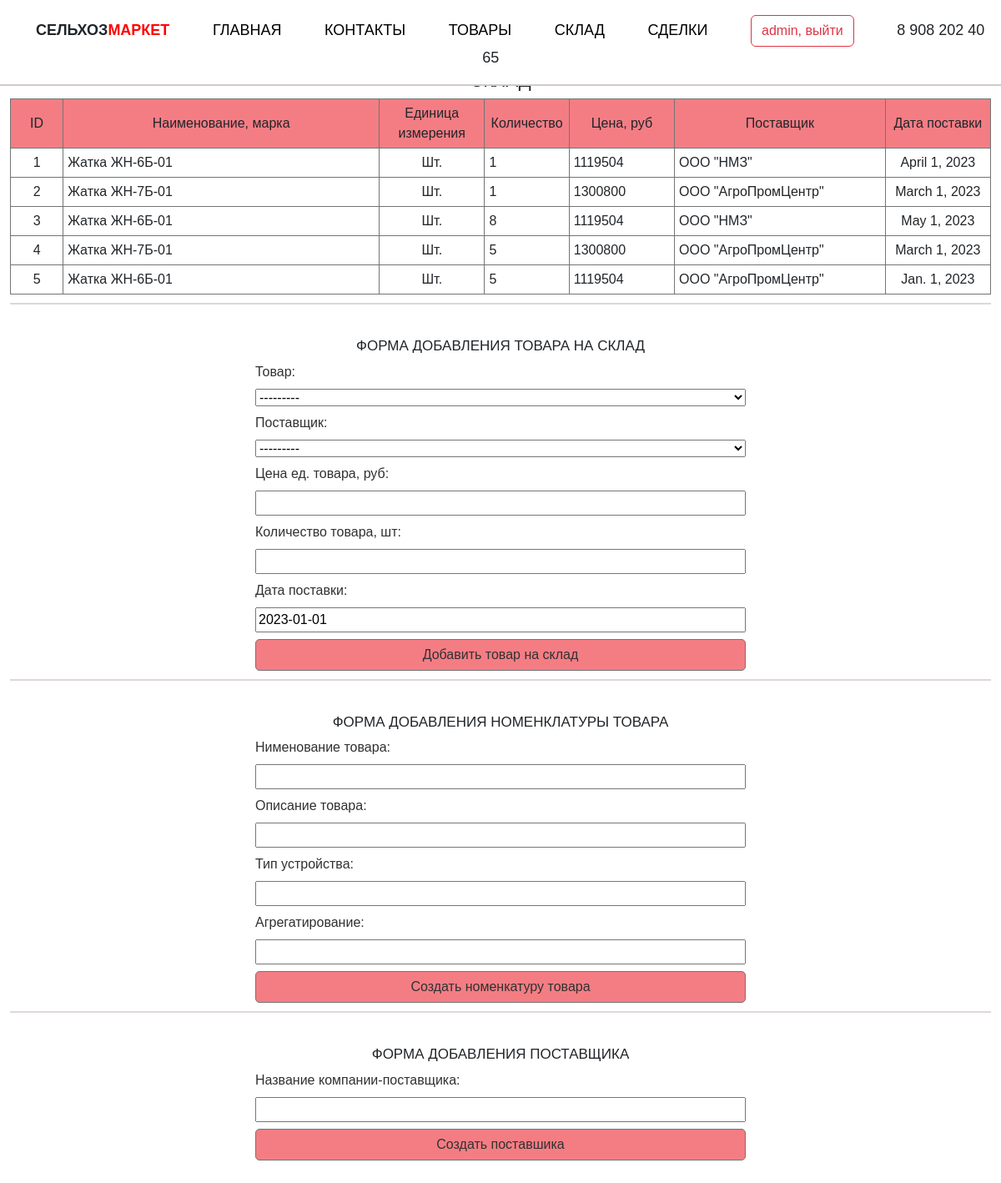
The app's page /stock (signed in) with its own data.
### example_app/models.py (models this page shows)
class Stock(models.Model):
    product = models.ForeignKey(Product, on_delete=models.CASCADE,  verbose_name='Товар', null=True)
    supplier = models.ForeignKey(Supplier, on_delete=models.CASCADE,  verbose_name='Поставщик', null=True)
    delivery_date = models.DateField(default='2023-01-01', verbose_name='Дата поставки')
    delivery_price = models.IntegerField(max_length=20,verbose_name='Цена ед. товара, руб')
    quantity_product = models.IntegerField(verbose_name='Количество товара, шт')
    def __str__(self):
        return str(self.product)

class Product(models.Model):
    name = models.CharField(max_length=20, verbose_name='Нименование товара',)
    description = models.CharField(max_length=1000, verbose_name='Описание товара')
    type = models.CharField(max_length=50, verbose_name='Тип устройства')
    аggregation = models.CharField(max_length=500, verbose_name='Агрегатирование')
    def __str__(self):  # чтобы при выборе группы виделось только имя
        return self.name

class Supplier(models.Model):
    name = models.CharField(max_length=20, verbose_name='Название компании-поставщика')
    def __str__(self):
        return self.name

### example_app/views.py (the view)
# urls.py: path('stock', stock),
def stock(request):
    product = Product.objects.all()
    print(product) # вывод продукта в консоль
    productForm = ProductForm()  # переменная для вывода формы на странице сайта из файла forms.py
    supplier = Supplier.objects.all()
    print(supplier)
    supplierForm = SupplierForm()
    stock = Stock.objects.all()
    print(stock)
    stockForm = StockForm()
    data = {'header': 'Склад',
            'list': [],
            'product':product,
            'supplier': supplier,
            'stock': stock,
            'productForm': productForm,
            'supplierForm': supplierForm,
            'stockForm': stockForm,
            }
    return render(request, 'example_app/stock.html', context=data)

### example_app/forms.py
class ProductForm(forms.ModelForm):# формa на основе модели
    class Meta:
        model = Product
        fields = ['name','description','type','аggregation']

class SupplierForm(forms.ModelForm): # формa на основе модели
    class Meta:
        model = Supplier
        fields = ['name']

### example_app/templates/example_app/stock.html (shortened to what this page needs)
{% extends 'example_app/base.html' %}
{% load static %}
{% block table %}
{% if stock.count > 0 %}
<table align="center">
    <tr style="background-color: #f47d84; text-align: center;">
        <td style="width:5%">ID</td>
        <td style="width:30%">Наименование, марка</td>
        <td style="width:10%">Единица измерения</td>
        <td style="width:5%">Количество</td>
        <td style="width:10%">Цена, руб</td>
        <td style="width:20%">Поставщик</td>
        <td style="width:10%">Дата поставки</td>
    </tr>
    {% for s in stock %}
    <tr>
        <td style="text-align: center;">{{s.id}}</td>
        <td>{{s.product}}</td>
        <td style="text-align: center;">Шт.</td>
        <td>{{s.quantity_product}}</td>
        <td>{{s.delivery_price}}</td>
        <td>{{s.supplier}}</td>
        <td style="text-align: center;">{{s.delivery_date}}</td>
    </tr>
    {% endfor %}
</table>
{% else %}
<h2>Нет записи в таблице "Склад"</h2>
{% endif %}
{% endblock table %}
{% block form %}
{% if user.is_authenticated %}
<h2>ФОРМА ДОБАВЛЕНИЯ ТОВАРА НА СКЛАД</h2>
<form method="post" action="stock_add">
    <div class='d-grid gap-2 col-6 mx-auto'>
        {{stockForm}}
        <input class='batton' type='submit' value='Добавить товар на склад'>
    </div>
</form>
<h2>ФОРМА ДОБАВЛЕНИЯ НОМЕНКЛАТУРЫ ТОВАРА</h2>
<form method="post" action="products_create">
    <div class='d-grid gap-2 col-6 mx-auto'>
        {{productForm}}
        <input class='batton' type="submit" value="Создать номенкатуру товара">
    </div>
</form>
<form method="post" action="supplier_create">
    <h2>ФОРМА ДОБАВЛЕНИЯ ПОСТАВЩИКА</h2>
    <div class='d-grid gap-2 col-6 mx-auto'>
        {{supplierForm}}
        <input class='batton' type="submit" value="Создать поставшика">
    </div>
</form>
{% endif %}
{% endblock form %}

### example_app/templates/example_app/base.html (shortened to what this page needs)
<!DOCTYPE html>
{% load static %}
<html lang='en'>
    <head>
        <link href="https://cdn.jsdelivr.net/npm/bootstrap@5.3.0-alpha1/dist/css/bootstrap.min.css" rel="stylesheet">
        <link rel="stylesheet" href= "{% static 'css/style.css' %}">
    </head>
    <body>
        <dl class="navigate">
            <dd><b>СЕЛЬХОЗ<span class="colortext">МАРКЕТ</span></b></dd>
            <dd><a href='index'>ГЛАВНАЯ</a></dd>
            <dd><a href='contact'>КОНТАКТЫ</a></dd>
            <dd><a href='products'>ТОВАРЫ</a></dd>
            <dd><a href='stock'>СКЛАД</a></dd>
            {% if user.is_authenticated %}
            <dd><a href='deal'>СДЕЛКИ</a></dd>
            <dd><a href='logout' type="button" class="btn btn-outline-danger">{{user}}, выйти</a></dd>
            {% else %}
            <dd><a href='login' type="button" class="btn btn-outline-danger">Вход в личный кабинет</a></dd>
            {% endif %}
            <dd>8 908 202 40 65</dd>
        </dl>
        <br>
        <h1>{{header}}</h1>
        <div class="container">
            {% block table %}{% endblock table %}
            {% block form %}{% endblock form %}
        </div>
    </body>
</html>

### example_app/static/css/style.css (style rules this page uses)
body { position: relative; font-family: Helvetica, Arial, sans-serif; }
h1 { font-size: 22px; text-align: center; text-transform: uppercase; margin-top: 5%; }
h2 { font-size: 17px; text-align: center; margin-top: 10px; padding-top: 40px; text-transform: uppercase; border-top: 2px solid #ded7d7; }
.container { max-width: 1366px; margin-right: auto; margin-left: auto; padding-bottom: 30px; }
.navigate { border-bottom: 2px solid #d2c9c9; background-color: #ffffff; position: fixed; width: 100%; z-index: 999; padding: 1em; font-size: 18px; text-align: center; }
.navigate dd { display: inline; margin: 2%; list-style: none; }
.colortext { color: red; }
a { color: #000; text-decoration: none; }
table { margin-left: auto; margin-right: auto; width: 100%; border: solid #747474; border-width: 1px; }
td { border: 1px solid #747474; padding: 5px; }
label { color: #313131; font-size: 16px; font-weight: normal; }
.batton { background: #f47d84; text-align: center; padding: 6px 12px; border: 1px solid #747474; border-radius: 5px; color: #313131; }

### records on screen
Stock: id "1", product "Жатка ЖН-6Б-01", quantity_product "1", delivery_price "1119504", supplier "ООО \"НМЗ\"", delivery_date "April 1, 2023"
Stock: id "2", product "Жатка ЖН-7Б-01", quantity_product "1", delivery_price "1300800", supplier "ООО \"АгроПромЦентр\"", delivery_date "March 1, 2023"
Stock: id "3", product "Жатка ЖН-6Б-01", quantity_product "8", delivery_price "1119504", supplier "ООО \"НМЗ\"", delivery_date "May 1, 2023"
Stock: id "4", product "Жатка ЖН-7Б-01", quantity_product "5", delivery_price "1300800", supplier "ООО \"АгроПромЦентр\"", delivery_date "March 1, 2023"
Stock: id "5", product "Жатка ЖН-6Б-01", quantity_product "5", delivery_price "1119504", supplier "ООО \"АгроПромЦентр\"", delivery_date "Jan. 1, 2023"

### other values on screen
{{ user }} "admin"
